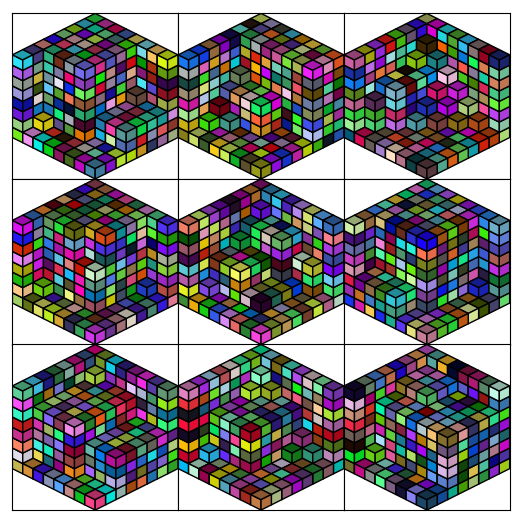

Source code (Python):
import matplotlib.pyplot as plt
import numpy as np

# Isometric projection transformation matrix
iso_transform = np.array([[1, -1, 0], [0.5, 0.5, -1], [0.5, 0.5, 1]])

# Define a function to generate the vertices of a cube
def cube_definition(center, size):
    half_size = size / 2.0
    corners = [
        np.array(list(item)) for item in np.array(center) +
        half_size * np.array([(-1, -1, -1), (-1, -1, 1), (-1, 1, 1), (-1, 1, -1), (1, -1, -1), (1, -1, 1), (1, 1, 1),
                              (1, 1, -1)])
    ]
    return corners

def get_cube_config(levels=5, p=0.99):
    # Create a collection of cubes
    cubes = []
    for k in range(levels):
        for i in range(levels):
            for j in range(levels):
                cube_center = [i, j, k]
                cube_size = 1.0  # no gap between cubes
                cubes.append((sum(cube_center), cube_definition(cube_center, cube_size), (i, j, k)))  # Store depth with each cube

    # Sort for removal
    cubes.sort(key=lambda x: (+x[2][2], +x[0])) # Sort first by height (asc), then by distance (asc)

    removed = np.zeros((levels, levels, levels))
    removed_inds = []

    for ix in range(len(cubes)//1):
        dist, cube, (cx, cy, cz) = cubes[ix]
        # print(cx, cy, cz)

        if cx + cy + cz - 3*levels/2 > 0:
            continue

        if (cx == 0 and cy == 0 and cz == 0): # Remove the first cube
            removed[cx, cy, cz] = 1
            removed_inds.append(ix)
            continue

        if (cx == (levels - 1)) or (cy == (levels - 1) or (cz == (levels - 1))):
            continue
        
        if np.random.rand() < p:

            if cx == 0 and cy == 0:
                if (cz == (levels - 1)) or (cz == 0) \
                    and (removed[cx+1, cy, cz] == 0) \
                    and (removed[cx, cy+1, cz] == 0):
                    removed[cx, cy, cz] = 1
                    removed_inds.append(ix)

                elif (removed[cx, cy, cz + 1] == 0) and (removed[cx, cy, cz - 1] == 1) \
                    and (removed[cx+1, cy, cz] == 0) \
                    and (removed[cx, cy+1, cz] == 0):
                    removed[cx, cy, cz] = 1
                    removed_inds.append(ix)
            elif cx == 0:    
                if (cz == (levels - 1)) or (cz == 0) \
                    and (removed[cx+1, cy, cz] == 0) \
                    and (removed[cx, cy+1, cz] == 0) \
                    and (removed[cx, cy-1, cz] == 1):
                    removed[cx, cy, cz] = 1
                    removed_inds.append(ix)

                elif (removed[cx, cy, cz + 1] == 0) and (removed[cx, cy, cz - 1] == 1) \
                    and (removed[cx+1, cy, cz] == 0) \
                    and (removed[cx, cy+1, cz] == 0) \
                    and (removed[cx, cy-1, cz] == 1):
                    removed[cx, cy, cz] = 1
                    removed_inds.append(ix)
            elif cy == 0:    
                if (cz == (levels - 1)) or (cz == 0) \
                    and (removed[cx+1, cy, cz] == 0) \
                    and (removed[cx, cy+1, cz] == 0) \
                    and (removed[cx-1, cy, cz] == 1):
                    removed[cx, cy, cz] = 1
                    removed_inds.append(ix)

                elif (removed[cx, cy, cz + 1] == 0) and (removed[cx, cy, cz - 1] == 1) \
                    and (removed[cx+1, cy, cz] == 0) \
                    and (removed[cx, cy+1, cz] == 0) \
                    and (removed[cx-1, cy, cz] == 1):
                    removed[cx, cy, cz] = 1
                    removed_inds.append(ix)
            else:
                if (cz == 0) and (removed[cx, cy, cz+1] == 0)\
                    and (removed[cx+1, cy, cz] == 0) \
                    and (removed[cx, cy+1, cz] == 0) \
                    and (removed[cx-1, cy, cz] == 1) \
                    and (removed[cx, cy-1, cz] == 1):
                    removed[cx, cy, cz] = 1
                    removed_inds.append(ix)

                elif (cz != (levels - 1)) and (cz != 0) \
                    and (removed[cx, cy, cz + 1] == 0) and (removed[cx, cy, cz - 1] == 1) \
                    and (removed[cx+1, cy, cz] == 0) \
                    and (removed[cx, cy+1, cz] == 0) \
                    and (removed[cx-1, cy, cz] == 1) \
                    and (removed[cx, cy-1, cz] == 1):
                    removed[cx, cy, cz] = 1
                    removed_inds.append(ix)

    for index in sorted(removed_inds, reverse=True):
        del cubes[index]
    return cubes

def plot_cubes(cubes, ax, levels=5, colored=True):
    # # Sort cubes by depth
    cubes.sort(key=lambda x: x[0], reverse=True)

    # Plot each cube with three visible faces
    for ix, (depth, cube, center) in enumerate(cubes):
        cube = np.dot(cube, iso_transform.T)  # Apply isometric projection
        cube = cube[:,:2]  # Ignore z coordinate
        if colored:
            face_color = np.random.rand(3)
        else:
            face_color = np.ones(3)
        ax.add_patch(plt.Polygon(cube[[0, 1, 2, 3]], facecolor=face_color, edgecolor='k', alpha=1.0))
        ax.add_patch(plt.Polygon(cube[[0, 3, 7, 4]], facecolor=face_color*0.7, edgecolor='k', alpha=1.0))
        ax.add_patch(plt.Polygon(cube[[0, 1, 5, 4]], facecolor=face_color*0.9, edgecolor='k', alpha=1.0))

    # Set axes limits to accommodate all cubes and equal aspect
    ax.set_xlim([-levels, levels])
    ax.set_ylim([-levels, levels])
    ax.set_aspect('equal')

N = 3
L = 8
p = 0.99
fig, axs = plt.subplots(N, N, figsize=(12, 12))
cubes = [get_cube_config(levels=L, p=p) for _ in range(N*N)]

for i in range(N):
    for j in range(N):
        plot_cubes(cubes[i*N + j], axs[i, j], levels=L)

        axs[i, j].set_xticks([])
        axs[i, j].set_yticks([])
        axs[i, j].set_aspect('equal')
    
plt.subplots_adjust(hspace=0, wspace=0)
plt.show()
